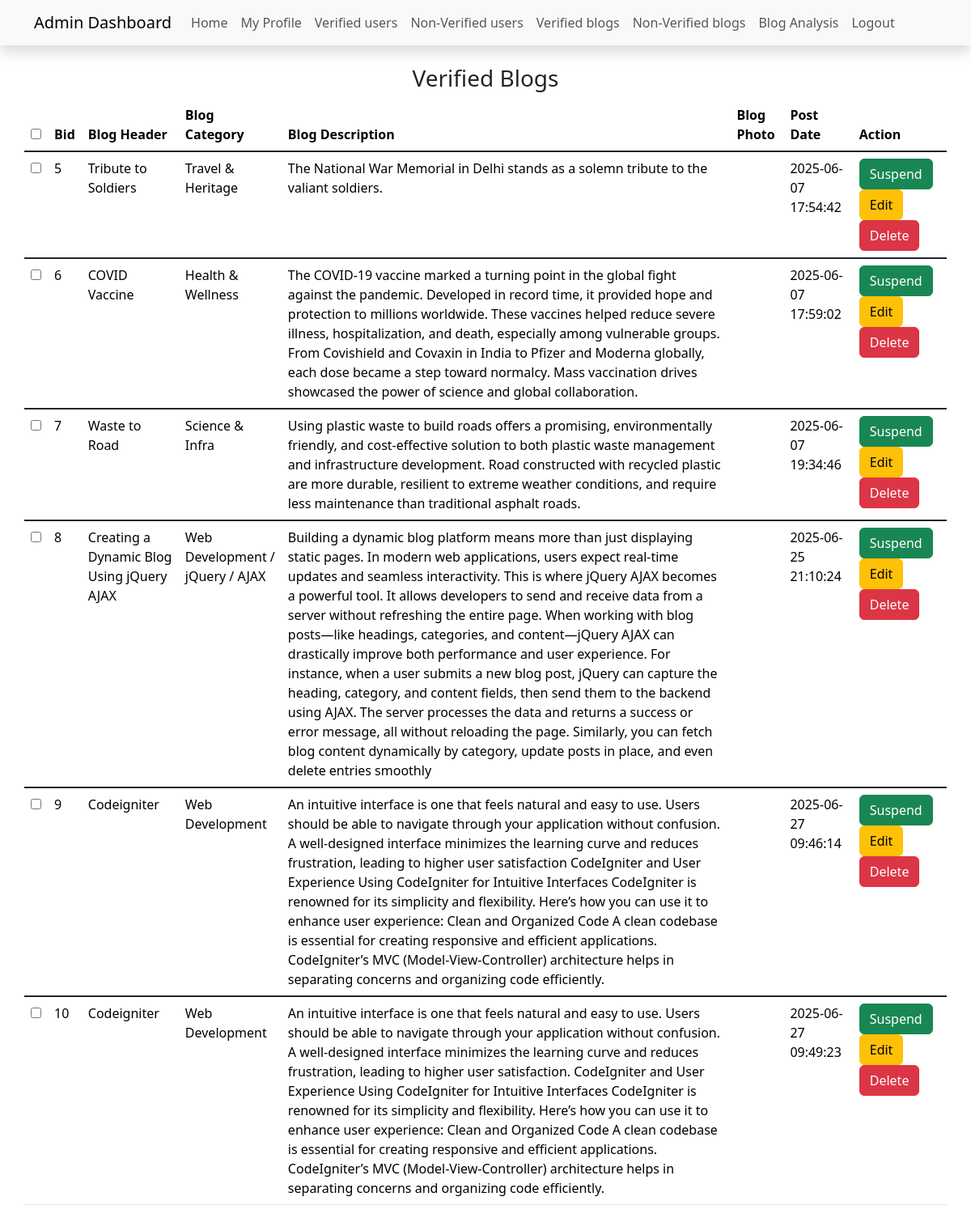
Page /vb.php on the committed database.
### tables this page shows
CREATE TABLE `blog` (
  `bid` int(11) NOT NULL,
  `bh` varchar(200) NOT NULL,
  `bc` varchar(200) NOT NULL,
  `bd` varchar(1200) NOT NULL,
  `bi` varchar(200) NOT NULL,
  `uid` int(11) NOT NULL,
  `pdate` datetime NOT NULL DEFAULT current_timestamp(),
  `is_verified` int(11) NOT NULL DEFAULT 0,
  `is_deleted` int(11) NOT NULL DEFAULT 0
);

### vb.php (the view, shortened to what this page needs)
<?php
include 'admin_header.php';
  $sql= "SELECT * FROM blog where is_verified = '1' && is_deleted = '0'";
  $res= mysqli_query($conn,$sql);
?>
<div class="container">
        <div class="row mt-3">
            <div class="col-sm-5 mx-auto mt-2">
                <div class="row">
                    <div class="col text-center">
                        <h3> Verified Blogs</h3>
                    </div>
                </div>
            </div>
        </div>
        <div class="row">
        <table class="table table-responsive">
  <thead>
    <tr>
      <th scope="col"><input type="checkbox"></th>
      <th scope="col">Bid</th>
      <th scope="col">Blog Header</th>
      <th scope="col">Blog Category</th>
      <th scope="col">Blog Description</th>
      <th scope="col">Blog Photo</th>
      <th scope="col">Post Date</th>
      <th scope="col">Action</th>
    </tr>
  </thead>
  <?php
  foreach($res as $row)
  {
    ?>
  <tbody class="table-group-divider">
    <tr>
      <td><input type="checkbox"></td>
      <td><?php echo $row['bid'];?></td>
      <td><?php echo $row['bh'];?></td>
      <td><?php echo $row['bc'];?></td>
      <td><?php echo $row['bd'];?></td>
      <td><img src="<?php echo $row['bi'];?>" alt="" width="50px"></td>
      <td><?php echo $row['pdate'];?></td>
      <td>
        <a href="db.php?Vbsuspend=<?php echo $row['bid']; ?>" class="btn btn-success"> Suspend</a>
        <a href="db.php?bedit=<?php echo $row['bid']; ?>" class="btn btn-warning"> Edit</a>
        <a href="db.php?Vbdelete=<?php echo $row['bid']; ?>" class="btn btn-danger"> Delete</a>
      </td>
    </tr>
  </tbody>
  <?php } ?>
</table>
        </div>
    </div>
</body>
</html>

### admin_header.php (shortened to what this page needs)
<!DOCTYPE html>
<html lang="en">
<head>
    <link rel="stylesheet" href="css/bootstrap.css" type="text/css">
</head>
<body>
<div class="container-fluid">
        <div class="row">
            <nav class="navbar navbar-expand-lg navbar-light bg-light shadow">
            <div class="container">
                <a class="navbar-brand" href="#">Admin Dashboard</a>
                <div class="collapse navbar-collapse" id="navbarNav">
                <ul class="navbar-nav">
                    <li class="nav-item"><a class="nav-link" aria-current="page" href="db.php?index">Home</a></li>
                    <li class="nav-item"><a class="nav-link" href="db.php?profile">My Profile</a></li>
                    <li class="nav-item"><a class="nav-link" href="db.php?vu">Verified users</a></li>
                    <li class="nav-item"><a class="nav-link" href="db.php?nvu">Non-Verified users</a></li>
                    <li class="nav-item"><a class="nav-link" href="db.php?vb">Verified blogs</a></li>
                    <li class="nav-item"><a class="nav-link" href="db.php?nvb">Non-Verified blogs</a></li>
                    <li class="nav-item"><a class="nav-link" href="db.php?analysis">Blog Analysis</a></li>
                    <li class="nav-item"><a class="nav-link" href="db.php?logout">Logout</a></li>
                </ul>
                </div>
            </div>
            </nav>
    </div>
</div>

### rows in the picture
blog: bid "5", bh "Tribute to Soldiers", bc "Travel & Heritage", bd "The National War Memorial in Delhi stands as a solemn tribute to the valiant soldiers.", pdate "2025-06-07 17:54:42"
blog: bid "6", bh "COVID Vaccine", bc "Health & Wellness", bd "The COVID-19 vaccine marked a turning point in the global fight against the pandemic. Developed in record time, it provided hope and protection to millions worldwide. These vaccines helped reduce severe illness, hospitalization, and death, especially among vulnerable groups. From Covishield and Covaxin in India to Pfizer and Moderna globally, each dose became a step toward normalcy. Mass vaccination drives showcased the power of science and global collaboration.", pdate "2025-06-07 17:59:02"
blog: bid "7", bh "Waste to Road", bc "Science & Infra", bd "Using plastic waste to build roads offers a promising, environmentally friendly, and cost-effective solution to both plastic waste management and infrastructure development. Road constructed with recycled plastic are more durable, resilient to extreme weather conditions, and require less maintenance than traditional asphalt roads.", pdate "2025-06-07 19:34:46"
blog: bid "8", bh "Creating a Dynamic Blog Using jQuery AJAX", bc "Web Development / jQuery / AJAX", bd "Building a dynamic blog platform means more than just displaying static pages. In modern web applications, users expect real-time updates and seamless interactivity. This is where jQuery AJAX becomes a powerful tool. It allows developers to send and receive data from a server without refreshing the entire page. When working with blog posts—like headings, categories, and content—jQuery AJAX can drastically improve both performance and user experience. For instance, when a user submits a new blog post, jQuery can capture the heading, category, and content fields, then send them to the backend using AJAX. The server processes the data and returns a success or error message, all without…", pdate "2025-06-25 21:10:24"
blog: bid "9", bh "Codeigniter", bc "Web Development", bd "An intuitive interface is one that feels natural and easy to use. Users should be able to navigate through your application without confusion. A well-designed interface minimizes the learning curve and reduces frustration, leading to higher user satisfaction CodeIgniter and User Experience Using CodeIgniter for Intuitive Interfaces CodeIgniter is renowned for its simplicity and flexibility. Here’s how you can use it to enhance user experience: Clean and Organized Code A clean codebase is essential for creating responsive and efficient applications. CodeIgniter’s MVC (Model-View-Controller) architecture helps in separating concerns and organizing code efficiently.", pdate "2025-06-27 09:46:14"
blog: bid "10", bh "Codeigniter", bc "Web Development", bd "An intuitive interface is one that feels natural and easy to use. Users should be able to navigate through your application without confusion. A well-designed interface minimizes the learning curve and reduces frustration, leading to higher user satisfaction. CodeIgniter and User Experience Using CodeIgniter for Intuitive Interfaces CodeIgniter is renowned for its simplicity and flexibility. Here’s how you can use it to enhance user experience: Clean and Organized Code A clean codebase is essential for creating responsive and efficient applications. CodeIgniter’s MVC (Model-View-Controller) architecture helps in separating concerns and organizing code efficiently.", pdate "2025-06-27 09:49:23"
